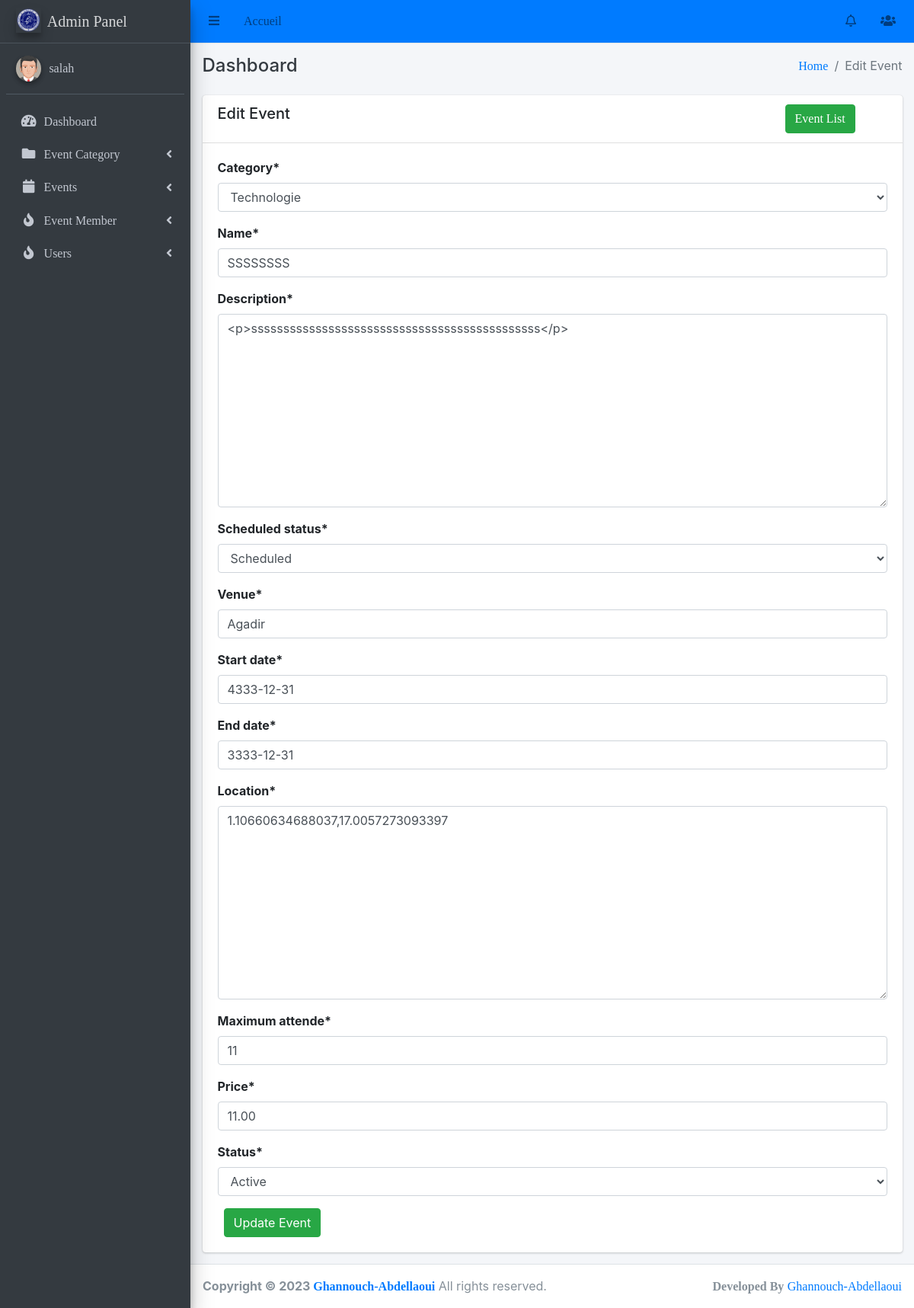
The page /events/event/10/edit/ (signed in) on the database as committed earlier.
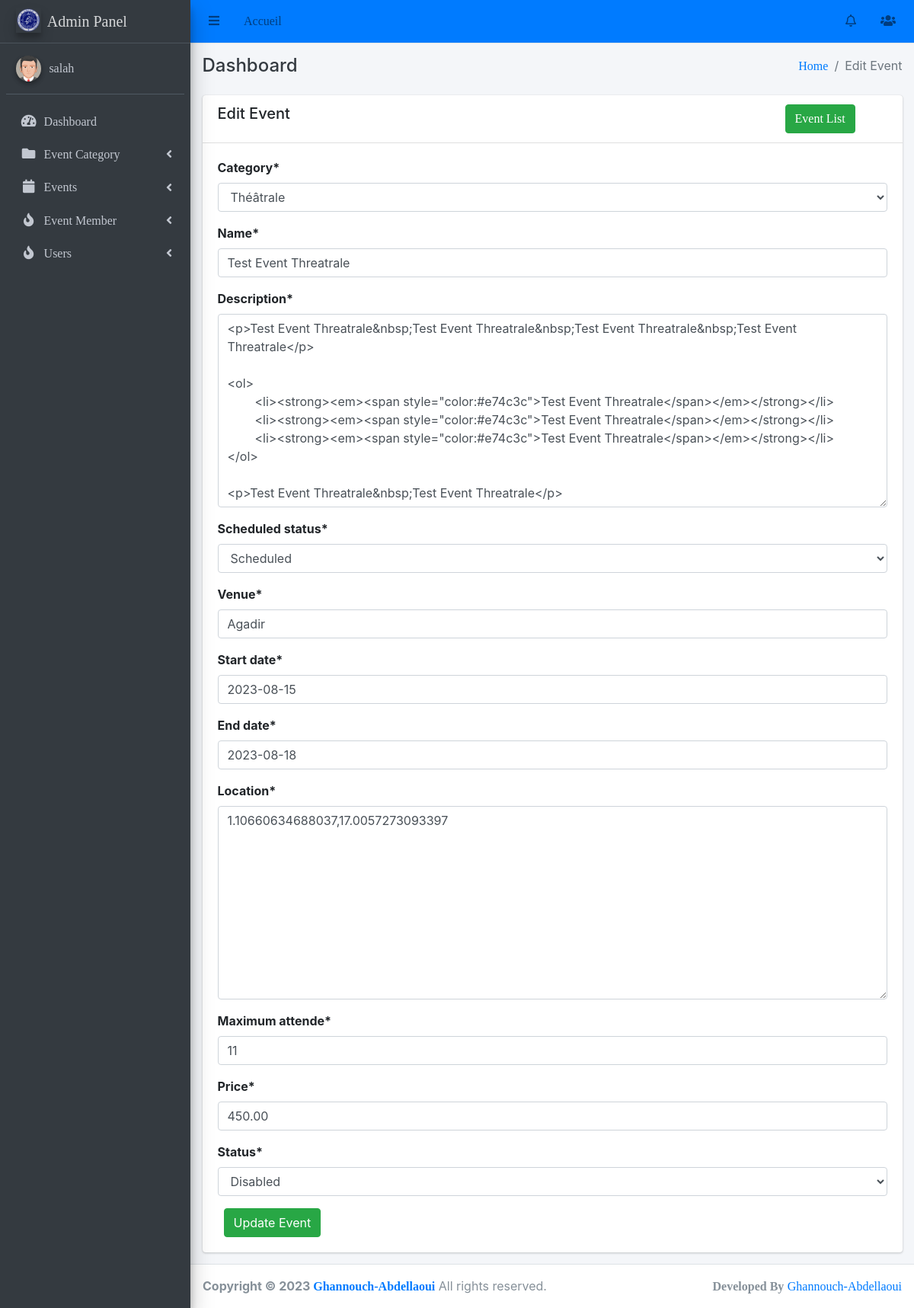
The same page on the database as committed later.
### events/models.py (models this page shows, shortened)
class Event(models.Model):
    category = models.ForeignKey(EventCategory, on_delete=models.CASCADE)
    name = models.CharField(max_length=255, unique=True)
    description = RichTextUploadingField()
    job_category = models.ForeignKey(JobCategory, on_delete=models.CASCADE)
    select_scheduled_status = (
        ('yet to scheduled', 'Yet to Scheduled'),
        ('scheduled', 'Scheduled')
    )
    scheduled_status = models.CharField(max_length=25, choices=select_scheduled_status)
    venue = models.CharField(max_length=255)
    start_date = models.DateField()
    end_date = models.DateField()
    location = LocationField()
    maximum_attende = models.PositiveIntegerField()
    created_user = models.ForeignKey('auth.User', on_delete=models.CASCADE, null=True, blank=True, related_name='event_created_user')
    updated_user = models.ForeignKey('auth.User', on_delete=models.CASCADE, blank=True, null=True, related_name='event_updated_user')
    created_date = models.DateField(auto_now_add=True)
    updated_date = models.DateField(auto_now_add=True)
    last_updated = models.DateTimeField(auto_now=True)
    status_choice = (
        ('disabled', 'Disabled'),
        ('active', 'Active'),
        ('deleted', 'Deleted'),
        ('time out', 'Time Out'),
        ('completed', 'Completed'),
        ('cancel', 'Cancel'),
    )
    status = models.CharField(choices=status_choice, max_length=10)
    price = models.DecimalField(max_digits=8, decimal_places=2,null=True)
    ticket = models.OneToOneField(Ticket, on_delete=models.CASCADE, null=True,  blank=True)

class EventCategory(models.Model):
    name = models.CharField(max_length=255, unique=True)
    code = models.CharField(max_length=6, unique=True)
    created_user = models.ForeignKey('auth.User', on_delete=models.CASCADE, related_name='created_user')
    updated_user = models.ForeignKey('auth.User', on_delete=models.CASCADE, related_name='updated_user')
    created_date = models.DateField(auto_now_add=True)
    updated_date = models.DateField(auto_now_add=True)
    status_choice = (
        ('active', 'Active'),
        ('deleted', 'Deleted'),
        ('blocked', 'Blocked'),
    )
    status = models.CharField(choices=status_choice, max_length=10)
    def __str__(self):
        return self.name

### events/views.py (the view, shortened to what this page needs)
# urls.py: path('event/<int:pk>/edit/', EventUpdateView.as_view(), name='event-edit'),
class EventUpdateView(LoginRequiredMixin, UpdateView):
    login_url = 'login'
    model = Event
    fields = ['category', 'name', 'description', 'scheduled_status', 'venue', 'start_date', 'end_date', 'location', 'maximum_attende','price', 'status']
    template_name = 'events/edit_event.html'

### main/templates/events/edit_event.html (shortened to what this page needs)
{% extends 'base/base.html' %}
{% block breadcrumb %}Edit Event{% endblock breadcrumb %}
{% load crispy_forms_tags %}
{% block extrahead %}
    <link href='https://api.mapbox.com/mapbox-gl-js/v1.11.0/mapbox-gl.css' rel='stylesheet' />
    {% load mapbox_location_field_tags %}
{% endblock extrahead %}
{% block content %}
    <div class="row">
        <div class="col-md-12">
            <div class="card">
                <div class="card-header">
                    <div class="row">
                        <div class="col-md-10">
                            <h5>Edit Event</h5>
                        </div>
                        <div class="col-md-2">
                            <a class="btn btn-success" href="{% url 'admin_events:event-list' %}">Event List</a>
                        </div>
                    </div>
                </div>
                <div class="card-body">
                    <form method="post" enctype="multipart/form-data">
                        {{ form|crispy  }}
                        <button class="btn btn-success ml-2" type="submit">Update Event</button>
                    </form>
                </div>
            </div>
        </div>
    </div>
{% endblock content %}

Rows that differ between the two databases and show on the page:
changed Event "Scheduled": category "Technologie" → "Théâtrale"; description "<p>sssssssssssssssssssssssssssssssssssssssssssss</p>" → "<p>Test Event Threatrale&nbsp;Test Event Threatrale&nbsp;Test Event Threatrale&nbsp;Test Event Threatrale</p> <ol> <li><strong><em><span style=\"color:#e74c3c\">Test Event Threatrale</span></em></strong></li> <li><strong><em><span style=\"color:#e74c3c\">Test Event Threatrale</span></em></strong></li> <li><strong><em><span style=\"color:#e74c3c\">Test Event Threatrale</span></em></strong></li> </ol> <p>Test Event Threatrale&nbsp;Test Event Threatrale</p>"; start_date "4333-12-31" → "2023-08-15"; end_date "3333-12-31" → "2023-08-18"; price "11.00" → "450.00"; status "Active" → "Disabled"
changed through a linked row, EventCategory: name "SSSSSSSS" → "Test Event Threatrale"
